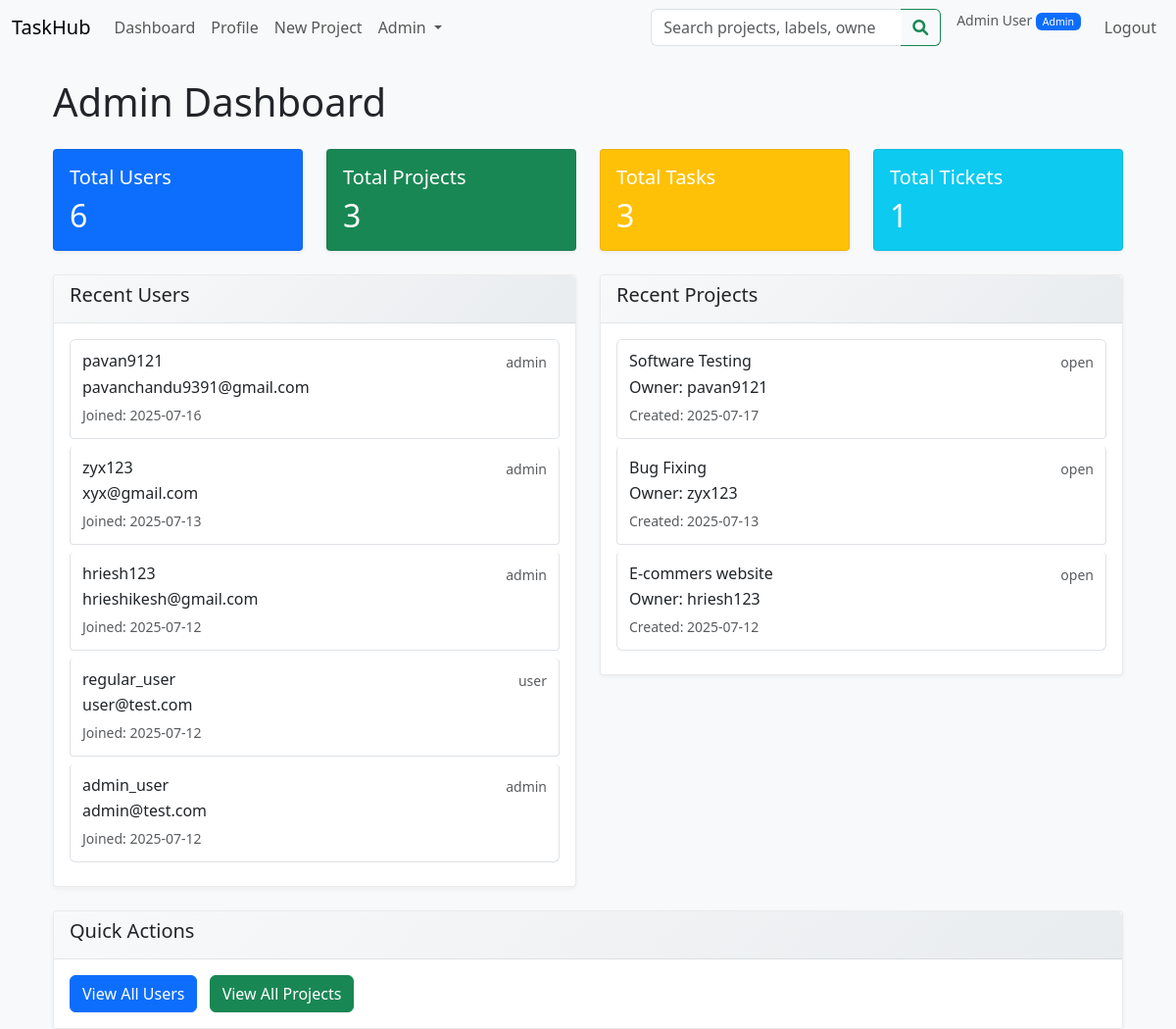
Page /admin/dashboard (signed in) on the committed database.
### models/user.py (models this page shows, shortened)
class User(db.Model, UserMixin):
    __tablename__ = 'user'
    id = db.Column(db.Integer, primary_key=True)
    username = db.Column(db.String(80), unique=True, nullable=False, index=True)
    email = db.Column(db.String(120), unique=True, nullable=False, index=True)
    password_hash = db.Column(db.String(128), nullable=False)
    role = db.Column(
        db.Enum('admin', 'user', name='user_roles'),
        default='user',
        nullable=False
    )
    created_at = db.Column(db.DateTime, default=datetime.utcnow)
    updated_at = db.Column(
        db.DateTime,
        default=datetime.utcnow,
        onupdate=datetime.utcnow
    )
    full_name = db.Column(db.String(150))
    job_title = db.Column(db.String(100))
    department = db.Column(db.String(100))
    organization = db.Column(db.String(150))
    location = db.Column(db.String(100))
    bio = db.Column(db.Text)
    avatar_url = db.Column(db.String(255))
    owned_projects = db.relationship(
        'Project',
        back_populates='owner',
        lazy='dynamic'
    )
    projects = db.relationship(
        'Project',
        secondary='project_members',
        back_populates='members',
        lazy='dynamic'
    )
    tasks_created = db.relationship(
        'Task',
        back_populates='creator',
        foreign_keys='Task.creator_id',
        lazy='dynamic'
    )
    assigned_tasks = db.relationship(
        'Task',
        foreign_keys='Task.assignee_id',
        back_populates='assignee',
        lazy='dynamic'
    )
    reported_tasks = db.relationship(
        'Task',
        foreign_keys='Task.reporter_id',
        back_populates='reporter',
        lazy='dynamic'
    )
    task_membership = db.relationship(
        'TaskMember',
        back_populates='user',
        lazy='dynamic',
        cascade='all, delete-orphan'
    )
    tickets_created = db.relationship(
        'Ticket',
        back_populates='creator',
        lazy='dynamic',
        cascade='all, delete-orphan'
    )

### models/project.py (models this page shows, shortened)
class Project(db.Model):
    __tablename__ = 'project'
    id = db.Column(db.Integer, primary_key=True)
    name = db.Column(db.String(150), nullable=False)
    description = db.Column(db.Text)
    status = db.Column(
        db.Enum('open', 'closed', name='project_status'),
        default='open',
        nullable=False
    )
    owner_id = db.Column(db.Integer, db.ForeignKey('user.id'), nullable=False)
    created_at = db.Column(db.DateTime, default=datetime.utcnow)
    updated_at = db.Column(
        db.DateTime,
        default=datetime.utcnow,
        onupdate=datetime.utcnow
    )
    owner = db.relationship(
        'User',
        back_populates='owned_projects'
    )
    members = db.relationship(
        'User',
        secondary=project_members,
        back_populates='projects',
        lazy='dynamic'
    )
    labels = db.relationship(
        'Label',
        secondary=project_labels,
        back_populates='projects',
        lazy='dynamic'
    )
    tasks = db.relationship(
        'Task',
        back_populates='project',
        lazy='dynamic',
        cascade='all, delete-orphan'
    )
    tickets = db.relationship(
        'Ticket',
        back_populates='project',
        lazy='dynamic',
        cascade='all, delete-orphan'
    )

### routes/admin_routes.py (the view)
@admin_bp.route("/dashboard")
@login_required
@admin_required
def dashboard():
    total_users = User.query.count()
    total_projects = Project.query.count()
    total_tasks = Task.query.count()
    total_tickets = Ticket.query.count()
    recent_users = User.query.order_by(User.created_at.desc()).limit(5).all()
    recent_projects = Project.query.order_by(Project.created_at.desc()).limit(5).all()
    return render_template(
        "admin/dashboard.html",
        total_users=total_users,
        total_projects=total_projects,
        total_tasks=total_tasks,
        total_tickets=total_tickets,
        recent_users=recent_users,
        recent_projects=recent_projects
    )

### templates/admin/dashboard.html (shortened to what this page needs)
{% extends "base.html" %}
{% block content %}
<div class="container mt-4">
    <h1 class="mb-4">Admin Dashboard</h1>
    <div class="row mb-4">
        <div class="col-md-3">
            <div class="card text-white bg-primary">
                <div class="card-body">
                    <h5 class="card-title">Total Users</h5>
                    <h2 class="card-text">{{ total_users }}</h2>
                </div>
            </div>
        </div>
        <div class="col-md-3">
            <div class="card text-white bg-success">
                <div class="card-body">
                    <h5 class="card-title">Total Projects</h5>
                    <h2 class="card-text">{{ total_projects }}</h2>
                </div>
            </div>
        </div>
        <div class="col-md-3">
            <div class="card text-white bg-warning">
                <div class="card-body">
                    <h5 class="card-title">Total Tasks</h5>
                    <h2 class="card-text">{{ total_tasks }}</h2>
                </div>
            </div>
        </div>
        <div class="col-md-3">
            <div class="card text-white bg-info">
                <div class="card-body">
                    <h5 class="card-title">Total Tickets</h5>
                    <h2 class="card-text">{{ total_tickets }}</h2>
                </div>
            </div>
        </div>
    </div>
    <div class="row">
        <div class="col-md-6">
            <div class="card">
                <div class="card-header">
                    <h5>Recent Users</h5>
                </div>
                <div class="card-body">
                    {% if recent_users %}
                        <div class="list-group">
                            {% for user in recent_users %}
                            <a href="{{ url_for('admin.user_detail', user_id=user.id) }}" class="list-group-item list-group-item-action">
                                <div class="d-flex w-100 justify-content-between">
                                    <h6 class="mb-1">{{ user.username }}</h6>
                                    <small class="text-muted">{{ user.role }}</small>
                                </div>
                                <p class="mb-1">{{ user.email }}</p>
                                <small class="text-muted">Joined: {{ user.created_at.strftime('%Y-%m-%d') }}</small>
                            </a>
                            {% endfor %}
                        </div>
                    {% else %}
                        <p class="text-muted">No users found.</p>
                    {% endif %}
                </div>
            </div>
        </div>
        <div class="col-md-6">
            <div class="card">
                <div class="card-header">
                    <h5>Recent Projects</h5>
                </div>
                <div class="card-body">
                    {% if recent_projects %}
                        <div class="list-group">
                            {% for project in recent_projects %}
                            <div class="list-group-item">
                                <div class="d-flex w-100 justify-content-between">
                                    <h6 class="mb-1">{{ project.name }}</h6>
                                    <small class="text-muted">{{ project.status }}</small>
                                </div>
                                <p class="mb-1">Owner: {{ project.owner.username }}</p>
                                <small class="text-muted">Created: {{ project.created_at.strftime('%Y-%m-%d') }}</small>
                            </div>
                            {% endfor %}
                        </div>
                    {% else %}
                        <p class="text-muted">No projects found.</p>
                    {% endif %}
                </div>
            </div>
        </div>
    </div>
    <div class="row mt-4">
        <div class="col-12">
            <div class="card">
                <div class="card-header">
                    <h5>Quick Actions</h5>
                </div>
                <div class="card-body">
                    <a href="{{ url_for('admin.list_users') }}" class="btn btn-primary me-2">View All Users</a>
                    <a href="{{ url_for('admin.list_projects') }}" class="btn btn-success me-2">View All Projects</a>
                </div>
            </div>
        </div>
    </div>
</div>
{% endblock %}

### templates/base.html (shortened to what this page needs)
<!DOCTYPE html>
<html lang="en">
<head>
  <link
    href="https://cdn.jsdelivr.net/npm/bootstrap@5.3.0/dist/css/bootstrap.min.css"
    rel="stylesheet"
  >
  <link rel="stylesheet" href="https://cdnjs.cloudflare.com/ajax/libs/font-awesome/6.0.0/css/all.min.css">
  <link rel="stylesheet" href="{{ url_for('static', filename='css/style.css') }}">
</head>
<body>
<nav class="navbar navbar-expand-lg navbar-light bg-light mb-4">
  <div class="container-fluid">
            <a class="navbar-brand" href="{{ url_for('main.index') }}">TaskHub</a>
    <div class="collapse navbar-collapse">
      <ul class="navbar-nav me-auto">
        {% if current_user.is_authenticated %}
          <li class="nav-item">
            <a class="nav-link" href="{{ url_for('main.dashboard') }}">Dashboard</a>
          </li>
          <li class="nav-item">
            <a class="nav-link" href="{{ url_for('main.profile') }}">Profile</a>
          </li>
          <li class="nav-item">
            <a class="nav-link" href="{{ url_for('projects.create') }}">New Project</a>
          </li>
          {% if current_user.role=='admin' %}
            <li class="nav-item dropdown">
              <a class="nav-link dropdown-toggle" href="#" role="button" data-bs-toggle="dropdown">
                Admin
              </a>
            </li>
          {% endif %}
        {% endif %}
      </ul>
      {% if current_user.is_authenticated %}
      <form class="d-flex me-3" method="GET" action="{{ url_for('projects.search_projects') }}" style="min-width: 250px;">
        <div class="input-group">
          <input class="form-control" type="search" name="labels" placeholder="Search projects, labels, owners..."
                 aria-label="Search projects by labels, names, or owners">
          <button class="btn btn-outline-success" type="submit">
            <i class="fas fa-search"></i>
          </button>
        </div>
      </form>
      {% endif %}
      <ul class="navbar-nav">
        {% if current_user.is_authenticated %}
          <li class="nav-item">
            <span class="navbar-text me-3">
              <small class="text-muted">
                {{ current_user.full_name }}
                <span class="badge bg-{{ 'primary' if current_user.role == 'admin' else 'secondary' }}">
                  {{ current_user.role.title() }}
                </span>
              </small>
            </span>
          </li>
          <li class="nav-item">
            <a class="nav-link" href="{{ url_for('auth.logout') }}">Logout</a>
          </li>
        {% endif %}
      </ul>
    </div>
  </div>
</nav>
<div class="container">
  {% block content %}{% endblock %}
</div>
</body>
</html>

### static/css/style.css (style rules this page uses)
body { background-color: #f8f9fa; }
.navbar .input-group { max-width: 300px; }
.navbar .input-group .form-control { border-right: none; }
.navbar .input-group .btn { border-left: none; border-top-left-radius: 0; border-bottom-left-radius: 0; }
.card { border-radius: 0.25rem; }
.list-group-item { background: #ffffff; border: 1px solid #dee2e6; border-radius: 0.25rem; margin-bottom: 0.5rem; cursor: grab; padding: 0.75rem; }
.card { box-shadow: 0 2px 4px rgba(0,0,0,0.05); border: 1px solid rgba(0,0,0,0.08); transition: box-shadow 0.2s ease; }
.card-header { background: linear-gradient(135deg, #f8f9fa 0%, #e9ecef 100%); border-bottom: 1px solid rgba(0,0,0,0.08); }
.badge { font-weight: 500; }
.list-group-item { transition: background-color 0.2s ease; }
.btn { border-radius: 6px; font-weight: 500; transition: all 0.2s ease; }

### rows in the picture
User: full_name "Admin User", role "Admin", username "admin_user", role "admin", email "admin@test.com", created_at "2025-07-12"
User: username "pavan9121", role "admin", email "pavanchandu9391@gmail.com", created_at "2025-07-16"
User: username "zyx123", role "admin", email "xyx@gmail.com", created_at "2025-07-13"
User: username "hriesh123", role "admin", email "hrieshikesh@gmail.com", created_at "2025-07-12"
User: username "regular_user", role "user", email "user@test.com", created_at "2025-07-12"
Project: name "Software Testing", status "open", owner.username "pavan9121", created_at "2025-07-17"
Project: name "Bug Fixing", status "open", owner.username "zyx123", created_at "2025-07-13"
Project: name "E-commers website", status "open", owner.username "hriesh123", created_at "2025-07-12"

### other values in the picture
{{ total_users }} "6"
{{ total_projects }} "3"
{{ total_tasks }} "3"
{{ total_tickets }} "1"
